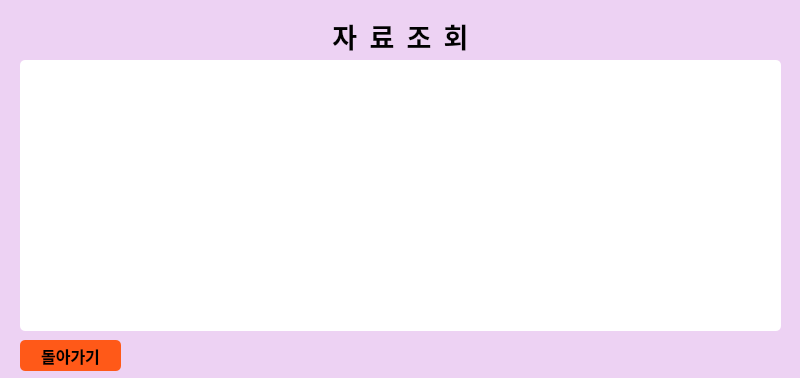
<?xml version="1.0" encoding="UTF-8"?>
<ui version="4.0">
 <class>Dialog</class>
 <widget class="QDialog" name="Dialog">
  <property name="geometry">
   <rect>
    <x>0</x>
    <y>0</y>
    <width>800</width>
    <height>378</height>
   </rect>
  </property>
  <property name="windowTitle">
   <string>Dialog</string>
  </property>
  <widget class="QLabel" name="label">
   <property name="geometry">
    <rect>
     <x>0</x>
     <y>0</y>
     <width>811</width>
     <height>421</height>
    </rect>
   </property>
   <property name="styleSheet">
    <string notr="true">background-color : #EDD2F3;</string>
   </property>
   <property name="text">
    <string/>
   </property>
   <property name="indent">
    <number>-1</number>
   </property>
  </widget>
  <widget class="QPushButton" name="goBackBtn">
   <property name="geometry">
    <rect>
     <x>20</x>
     <y>340</y>
     <width>101</width>
     <height>31</height>
    </rect>
   </property>
   <property name="font">
    <font>
     <family>Noto Sans CJK KR Black</family>
     <pointsize>12</pointsize>
     <weight>75</weight>
     <bold>true</bold>
    </font>
   </property>
   <property name="styleSheet">
    <string notr="true">background-color : rgb(255, 89, 24);
border-radius : 5px;</string>
   </property>
   <property name="text">
    <string>돌아가기</string>
   </property>
  </widget>
  <widget class="QLabel" name="voteLabel">
   <property name="geometry">
    <rect>
     <x>0</x>
     <y>0</y>
     <width>801</width>
     <height>71</height>
    </rect>
   </property>
   <property name="font">
    <font>
     <family>Noto Sans CJK KR Black</family>
     <pointsize>20</pointsize>
     <weight>75</weight>
     <bold>true</bold>
    </font>
   </property>
   <property name="text">
    <string>자  료  조  회</string>
   </property>
   <property name="alignment">
    <set>Qt::AlignCenter</set>
   </property>
  </widget>
  <widget class="QListWidget" name="archiveList">
   <property name="geometry">
    <rect>
     <x>20</x>
     <y>60</y>
     <width>761</width>
     <height>271</height>
    </rect>
   </property>
   <property name="font">
    <font>
     <family>Noto Sans CJK KR Black</family>
     <weight>75</weight>
     <bold>true</bold>
    </font>
   </property>
   <property name="styleSheet">
    <string notr="true">border-radius : 5px;
background-color : #ffffff;
border-color : #000000;</string>
   </property>
  </widget>
 </widget>
 <resources/>
 <connections/>
</ui>
